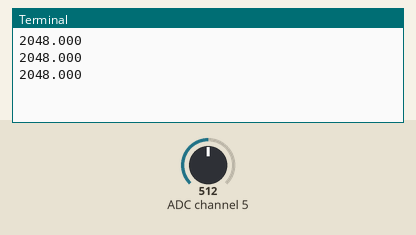
This program was run on a simulated Raspberry Pi (BCM pin numbers). Shown: the last lines printed to the terminal. Inputs (shaded band) come from the test bench; at power-on: ADC channel 5 = 512 (analog values on the 0–1023 scale).

Above: at 1.2 s.
1.3 s: ADC channel 5 set to 716
At 1.9 s:
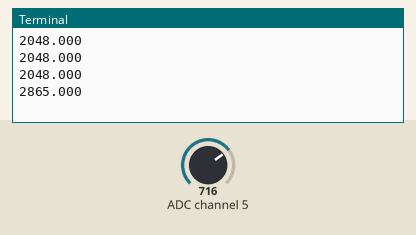
2.8 s: ADC channel 5 set to 900
At 3.4 s:
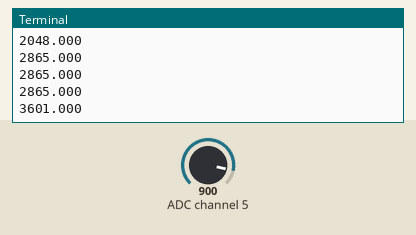
Timing chart, 0 to 5.8 s (numbered marks = the images above; inputs shaded):
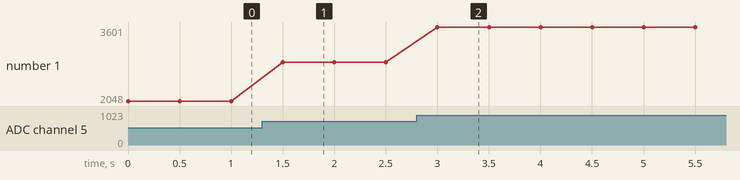

The program:

main.py
```python
import spidev
import time
import RPi.GPIO as GPIO

GPIO.setmode(GPIO.BCM)

#SPI Setup
spi = spidev.SpiDev()
spi.open(0,0)
spi.max_speed_hz=1000000

#the chip select pin is connected to GPIO 12, depending on it the data will be read or not read
CS_ADC = 12
GPIO.setup(CS_ADC, GPIO.OUT)


def analogRead(channel):
  adc = spi.xfer2([6|(channel>>2),channel<<6,0]) # 0 0 0 0  0 1 1 D2, D1 D0 0 0  0000, 00000000
  data = ((adc[1]&15) << 8) + adc[2]

  adc_value = 3.3 * ( data / (2** 12 -1))  # vref*(value/(2**bitdepth-1))
  return data


# delay in reading data
delay = 0.5

while True:
  GPIO.output(CS_ADC, GPIO.LOW)
  value = analogRead(5)
  GPIO.output(CS_ADC, GPIO.HIGH)

  print(f"{value:.3f}")

  time.sleep(delay)
```

Measured:
- after the input at 1.3 s, the terminal: prints a new line after 0.20 s (image 1)
- after the input at 2.8 s, the terminal: prints a new line after 0.20 s (image 2)
- plotted number 1: 2048 → 2865 after the input at 1.3 s, 2865 → 3601 after the input at 2.8 s
